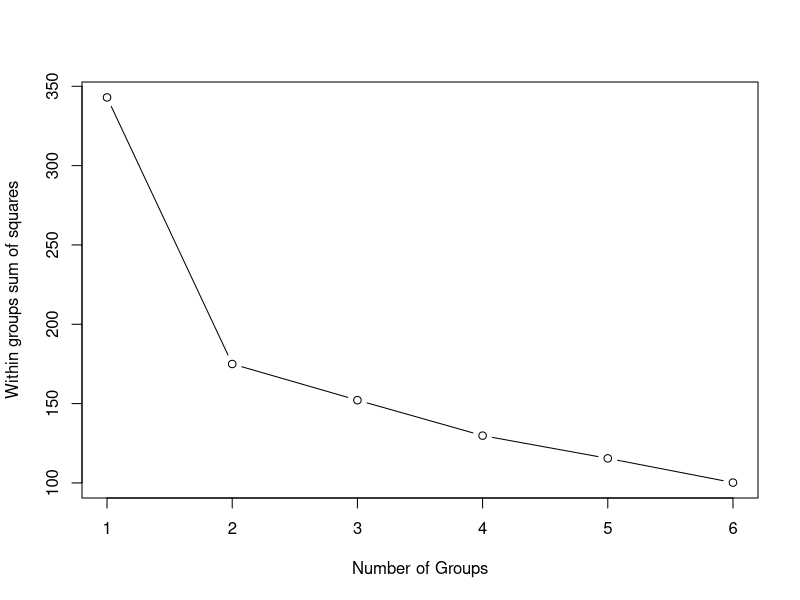
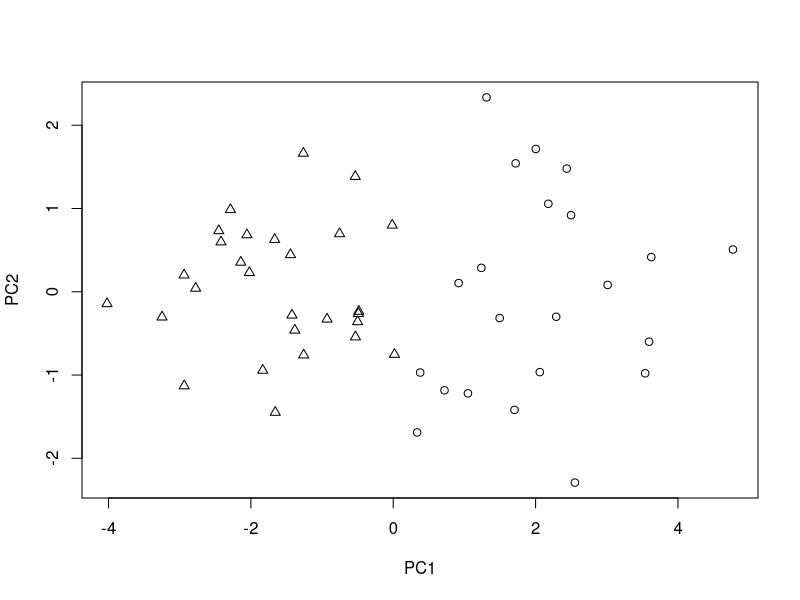

The R script that drew these images, in order: (Note: this script raises an error after producing the figures.)
## ---- chunk 1
## Global options
knitr::opts_chunk$set(
  cache = TRUE,
  prompt = TRUE,
  comment = '',
  collapse = TRUE,
  warning = FALSE,
  message = FALSE)
## ---- chunk 2
# import the dataset
crime <- read.csv("crime.csv",row.names = 1)
dim(crime)

# drop the outlier DC and check the dimension of the datset
df <- crime[-which(row.names(crime) == "DC"),]
dim(df)

# standardized the variable by its SD
df_s <- sweep(df,2,apply(df, 2, sd), FUN = "/")
sapply(df_s, var)

# similar to textbook, I use the within group variance to 
# investigate the appropriate number of cluster
n <- nrow(df_s)
# make an empty vector to load the wss for each # of cluster
wss <- rep(0,6)
# write the only one cluster(ie, the sum square of the total data)
# for the one-group condition, I use the variance times the sample size minus 1
# to get the withingroup sum of squares
wss[1] <- (n-1) * sum(sapply(df_s, var))
# for the following conditions, can use the kmeans to get the wss directly
for (i in 2:6) {
  wss[i] <- sum(kmeans(df_s,
                       centers = i)$withinss)
}
plot(1:6,wss, type = "b", 
     xlab = "Number of Groups",
     ylab = "Within groups sum of squares")
## ---- chunk 3
kmeans(df_s, centers=2)
## ---- chunk 4
crime_pca <- prcomp(df_s)
plot(crime_pca$x[,1:2],
     pch = kmeans(df_s, centers = 2)$cluster)
## ---- chunk 5
# import the data
data("pottery", package = "HSAUR2")
dim(pottery)
# run PCA for five-components solution; 
# since the chemical elements are at different scales, standardization is necessary.

pca <- prcomp(pottery[,-10],center = TRUE)
scores <- pca$x[,1:5]
## ---- chunk 6
# create a scatterplot matrix with density contours
pairs(scores, 
      main = "Scatterplot Matrix of Pottery Data Principal Component Scores",
      upper.panel = function(x, y) {
        points(x, y)
        den <- MASS::kde2d(x,y)
        contour(den, add = TRUE,col="red",lwd=1)
      },
      diag.panel = function(x) {
        boxplot(x, horizontal = T, add = TRUE)
      },
      lower.panel = function(x, y) {
        points(x, y)
        text(x, y, pottery$kiln, pch = 16, col = adjustcolor("blue", .5))})
# Add kiln number labels to the scatterplot matrix
text(scores, labels = pottery$kiln, pos = 1, cex = 0.1)
## ---- chunk 7
# import the data
data("USairpollution", package = "HSAUR2")
dim(USairpollution)
colnames(USairpollution)

# before running the finite mixture approach, standardize the data first;
# air_sdz <- sweep(USairpollution,2,apply(USairpollution[,-1], 2, sd), FUN = "/")
air_s <- scale(USairpollution)

# run the finite mixtures to the cluster the data
# install.packages("mclust")
library(mclust)
mc <- Mclust(air_s[,-1])
plot(mc$BIC)
## ---- chunk 8
# For the following method, I refereed to Xue Yu's idea. Thanks for her help.
boxplot(USairpollution$SO2~ mc$classification)
## ---- chunk 9
t.test(USairpollution$SO2~mc$classification)
